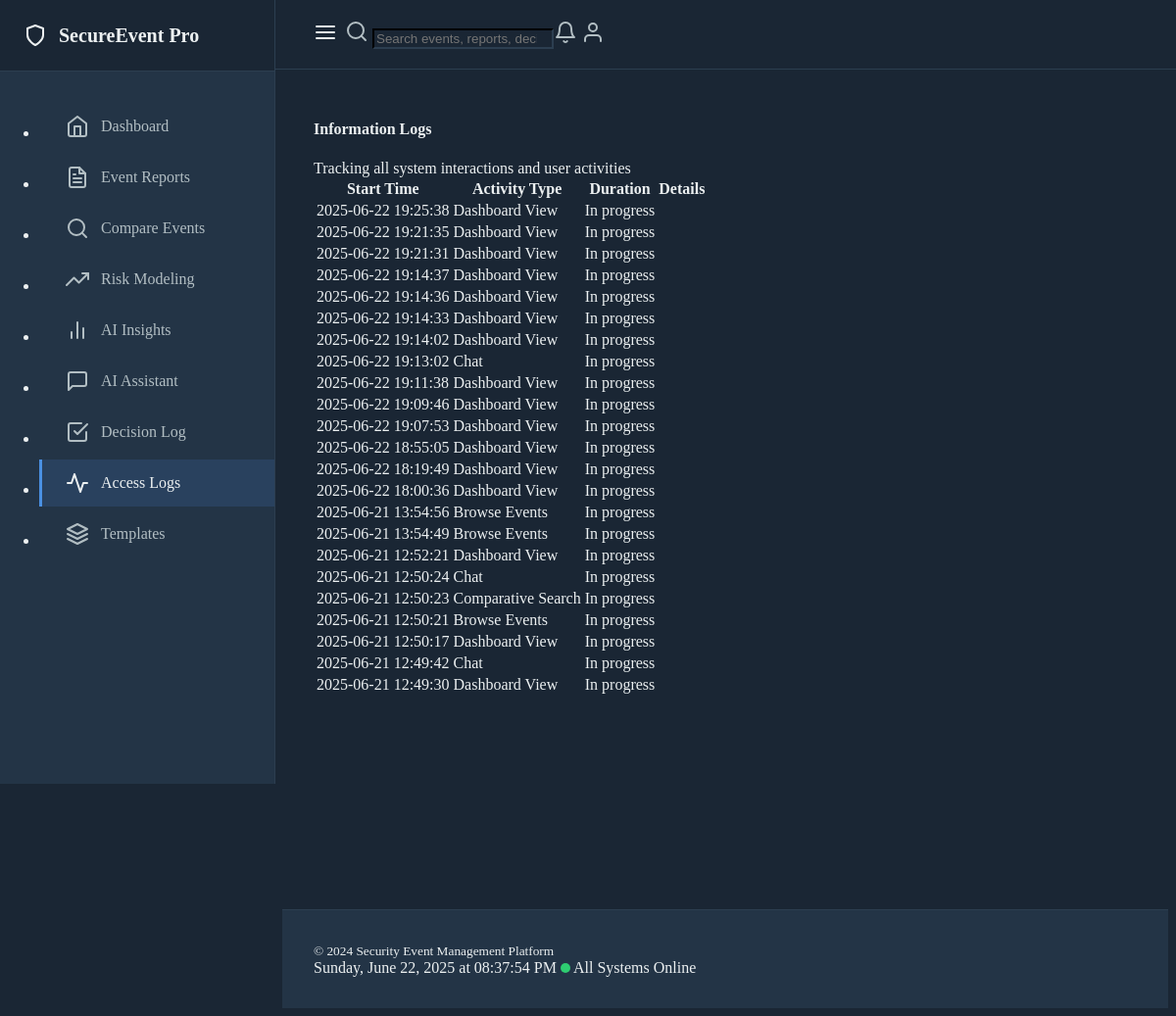
/access_logs, run on an earlier commit of the app's database.
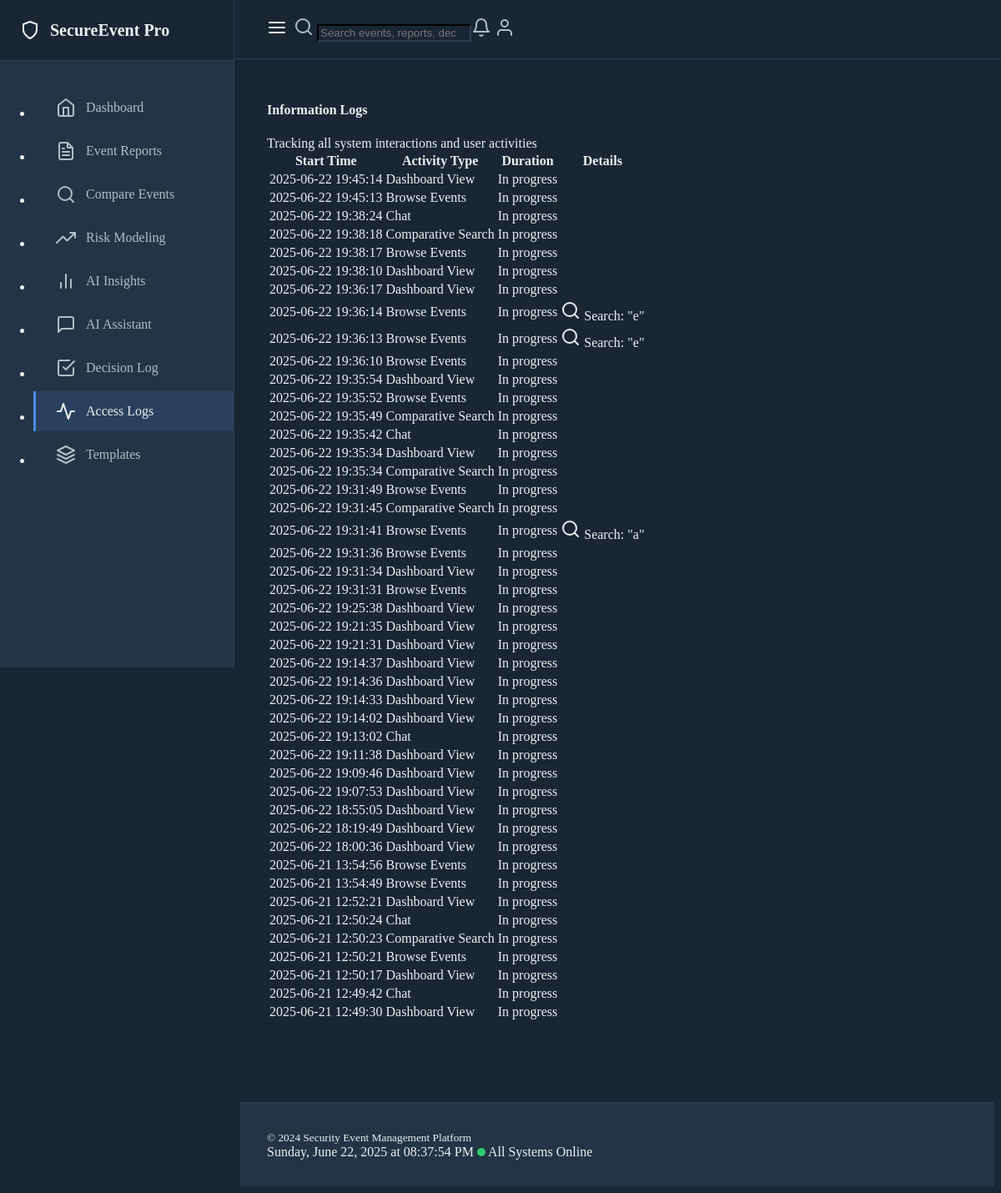
And on a later commit of the database.
### models.py (models this page shows, shortened)
class ActivityLog(db.Model):
    id = db.Column(db.Integer, primary_key=True)
    event_report_id = db.Column(db.Integer, db.ForeignKey('event_report.id'), nullable=True)
    activity_type = db.Column(db.String(50), nullable=False)
    started_at = db.Column(db.DateTime, default=datetime.utcnow)
    ended_at = db.Column(db.DateTime)
    duration_seconds = db.Column(db.Integer)
    user_identifier = db.Column(db.String(100))
    session_id = db.Column(db.String(100))
    search_query = db.Column(db.String(500))
    filters_applied = db.Column(db.JSON, default=dict)
    interaction_details = db.Column(db.JSON, default=dict)
    related_resources = db.Column(db.JSON, default=list)
    user_decisions = db.Column(db.JSON, default=list)
    notes = db.Column(db.Text)

### routes.py (the view)
@app.route("/access_logs")
def view_access_logs():
    logs = ActivityLog.query.order_by(ActivityLog.started_at.desc()).all()
    return render_template("access_log.html", logs=logs)

### routes.py (called while the page is built)
@app.before_request
def before_request():
    g.start_time = datetime.utcnow()
    g.activity_log = None

@app.after_request
def after_request(response):
    if hasattr(g, "activity_log") and g.activity_log:
        end_activity_tracking(g.activity_log)
    return response

### templates/access_log.html (shortened to what this page needs)
{% extends "base.html" %}
{% block content %}
<div class="container">
    <div class="d-flex justify-content-between align-items-center mb-4">
        <h4 class="mb-0">Information Logs</h4>
        <div class="text-muted">
            Tracking all system interactions and user activities
        </div>
    </div>
    <div class="table-responsive">
        <table class="table table-hover">
            <thead>
                <tr>
                    <th>Start Time</th>
                    <th>Activity Type</th>
                    <th>Duration</th>
                    <th>Details</th>
                </tr>
            </thead>
            <tbody>
                {% for log in logs %}
                <tr>
                    <td>{{ log.started_at.strftime('%Y-%m-%d %H:%M:%S') }}</td>
                    <td>
                        <span class="badge bg-{{ 'primary' if log.activity_type == 'view_report' else 'info' if log.activity_type == 'search' else 'secondary' }}">
                            {{ log.activity_type|replace('_', ' ')|title }}
                        </span>
                    </td>
                    <td>
                        {% if log.duration_seconds %}
                            {{ log.duration_seconds }} seconds
                        {% else %}
                            In progress
                        {% endif %}
                    </td>
                    <td>
                        {% if log.search_query %}
                            <div class="small text-muted">
                                <i data-feather="search" class="feather-sm me-1"></i>
                                Search: "{{ log.search_query }}"
                            </div>
                        {% endif %}
                    </td>
                </tr>
                {% endfor %}
            </tbody>
        </table>
    </div>
</div>
{% endblock %}

### templates/base.html (shortened to what this page needs)
<!DOCTYPE html>
<html lang="en" data-bs-theme="dark">
<head>
    <link href="https://cdn.replit.com/agent/bootstrap-agent-dark-theme.min.css" rel="stylesheet">
    <link href="https://cdn.jsdelivr.net/npm/feather-icons/dist/feather.min.css" rel="stylesheet">
</head>
<body>
    <div class="sidebar" id="sidebar">
        <div class="sidebar-header">
            <a href="/" class="sidebar-brand">
                <i data-feather="shield"></i>
                <span>SecureEvent Pro</span>
            </a>
        </div>
        <nav class="sidebar-nav">
            <ul class="nav flex-column">
                <li class="nav-item">
                    <a class="nav-link {{ 'active' if request.endpoint == 'dashboard' }}" href="{{ url_for('dashboard') }}">
                        <i data-feather="home"></i>
                        <span>Dashboard</span>
                    </a>
                </li>
                <li class="nav-item">
                    <a class="nav-link {{ 'active' if request.endpoint == 'index' }}" href="{{ url_for('index') }}">
                        <i data-feather="file-text"></i>
                        <span>Event Reports</span>
                    </a>
                </li>
                <li class="nav-item">
                    <a class="nav-link {{ 'active' if request.endpoint == 'comparative_search' }}" href="{{ url_for('comparative_search') }}">
                        <i data-feather="search"></i>
                        <span>Compare Events</span>
                    </a>
                </li>
                <li class="nav-item">
                    <a class="nav-link {{ 'active' if request.endpoint == 'modeling' }}" href="{{ url_for('modeling') }}">
                        <i data-feather="trending-up"></i>
                        <span>Risk Modeling</span>
                    </a>
                </li>
                <li class="nav-item">
                    <a class="nav-link {{ 'active' if request.endpoint == 'insights' }}" href="{{ url_for('insights') }}">
                        <i data-feather="bar-chart-2"></i>
                        <span>AI Insights</span>
                    </a>
                </li>
                <li class="nav-item">
                    <a class="nav-link {{ 'active' if request.endpoint == 'chat' }}" href="{{ url_for('chat') }}">
                        <i data-feather="message-square"></i>
                        <span>AI Assistant</span>
                    </a>
                </li>
                <li class="nav-item">
                    <a class="nav-link {{ 'active' if request.endpoint == 'decision_log' }}" href="{{ url_for('decision_log') }}">
                        <i data-feather="check-square"></i>
                        <span>Decision Log</span>
                    </a>
                </li>
                <li class="nav-item">
                    <a class="nav-link {{ 'active' if request.endpoint == 'view_access_logs' }}" href="{{ url_for('view_access_logs') }}">
                        <i data-feather="activity"></i>
                        <span>Access Logs</span>
                    </a>
                </li>
                <li class="nav-item">
                    <a class="nav-link {{ 'active' if request.endpoint == 'list_templates' }}" href="{{ url_for('list_templates') }}">
                        <i data-feather="layers"></i>
                        <span>Templates</span>
                    </a>
                </li>
            </ul>
        </nav>
    </div>
    <div class="flex-grow-1">
        <header class="top-header" id="topHeader">
            <button class="sidebar-toggle-btn" id="sidebarToggle">
                <i data-feather="menu"></i>
            </button>
            <div class="header-search flex-grow-1 mx-3 mx-md-4">
                <form class="d-flex" role="search">
                    <div class="input-group">
                        <span class="input-group-text bg-transparent border-end-0" id="search-addon"><i data-feather="search"></i></span>
                        <input class="form-control border-start-0" type="search" placeholder="Search events, reports, decisions..." aria-label="Search" aria-describedby="search-addon">
                    </div>
                </form>
            </div>
            <div class="header-actions d-flex align-items-center gap-3">
                <a href="#" class="nav-link"><i data-feather="bell"></i></a>
                <a href="#" class="nav-link"><i data-feather="user"></i></a>
            </div>
        </header>
        <main class="main-content" id="mainContent">
            {% block content %}{% endblock %}
        </main>
        <footer class="footer" id="footer">
            <div class="container-fluid d-flex justify-content-between align-items-center">
                <small>&copy; 2024 Security Event Management Platform</small>
                <div class="d-flex align-items-center gap-3">
                    <span id="current-date-time"></span>
                    <span class="status-indicator"></span>
                    <span>All Systems Online</span>
                </div>
            </div>
        </footer>
    </div>
</body>
</html>

### templates/base.html (style rules this page uses)
:root { --primary-color: #4A90E2; --secondary-color: #2C3E50; --accent-color: #3498DB; --background-dark: #1A2634; --card-bg: #233446; --text-primary: #ECF0F1; --text-secondary: #B2BEC3; }
body { background-color: var(--background-dark); color: var(--text-primary); }
.nav-link.active { color: var(--primary-color) !important; }
.footer { background-color: var(--card-bg); border-color: var(--secondary-color); }
.nav-link { font-weight: 500; }
.nav-link.active { color: var(--bs-primary) !important; }
.footer { margin-top: 4rem; margin-left: 280px; padding: 2rem; background: var(--card-bg); border-top: 1px solid var(--secondary-color); transition: margin-left 0.3s ease; }
.sidebar-toggle-btn { background: none; border: none; color: var(--text-primary); font-size: 1.25rem; padding: 0.5rem; cursor: pointer; border-radius: 4px; transition: background-color 0.2s ease; }
.main-content { min-height: calc(100vh - 280px); padding: 2rem 0; margin-left: 280px; transition: margin-left 0.3s ease; }
.sidebar { position: fixed; top: 0; left: 0; height: 100vh; width: 280px; background-color: var(--card-bg); border-right: 1px solid var(--secondary-color); z-index: 1000; overflow-y: auto; transition: all 0.3s ease; }
.sidebar-header { padding: 1.5rem; border-bottom: 1px solid var(--secondary-color); background-color: var(--background-dark); }
.sidebar-brand { display: flex; align-items: center; gap: 0.75rem; font-size: 1.25rem; font-weight: 600; color: var(--text-primary); text-decoration: none; }
.sidebar-nav { padding: 1rem 0; }
.sidebar-nav .nav-item { margin-bottom: 0.25rem; }
.sidebar-nav .nav-link { display: flex; align-items: center; gap: 0.75rem; padding: 0.75rem 1.5rem; color: var(--text-secondary); text-decoration: none; transition: all 0.2s ease; border-left: 3px solid transparent; white-space: nowrap; }
.sidebar-nav .nav-link.active { background-color: rgba(74, 144, 226, 0.15); color: var(--primary-color); border-left-color: var(--primary-color); }
.header-search .form-control { background-color: var(--background-dark); border-color: var(--secondary-color); color: var(--text-primary); }
.header-search .input-group-text { border-color: var(--secondary-color); color: var(--text-secondary); }
.header-actions .nav-link { color: var(--text-secondary); }
.status-indicator { display: inline-block; width: 10px; height: 10px; background-color: #2ECC71; border-radius: 50%; animation: pulse 2s infinite; }
.top-header { position: fixed; top: 0; left: 280px; right: 0; height: 70px; background-color: var(--background-dark); border-bottom: 1px solid var(--secondary-color); z-index: 999; display: flex; align-items: center; padding: 0 2rem; transition: left 0.3s ease; }
.main-content { margin-top: 70px; margin-left: 280px; min-height: calc(100vh - 70px); padding: 2rem; transition: margin-left 0.3s ease; }
.badge { font-weight: 500; }

What changed in the data, as far as the page shows it:
added ActivityLog: started_at "2025-06-22 19:45:14", activity_type "Dashboard View", duration_seconds "In progress"
added ActivityLog: started_at "2025-06-22 19:45:13", activity_type "Browse Events", duration_seconds "In progress"
added ActivityLog: started_at "2025-06-22 19:38:24", activity_type "Chat", duration_seconds "In progress"
added ActivityLog: started_at "2025-06-22 19:38:18", activity_type "Comparative Search", duration_seconds "In progress"
added ActivityLog: started_at "2025-06-22 19:38:17", activity_type "Browse Events", duration_seconds "In progress"
added ActivityLog: started_at "2025-06-22 19:38:10", activity_type "Dashboard View", duration_seconds "In progress"
added ActivityLog: started_at "2025-06-22 19:36:17", activity_type "Dashboard View", duration_seconds "In progress"
added ActivityLog: started_at "2025-06-22 19:36:14", activity_type "Browse Events", duration_seconds "In progress", search_query "e"
added ActivityLog: started_at "2025-06-22 19:36:13", activity_type "Browse Events", duration_seconds "In progress", search_query "e"
added ActivityLog: started_at "2025-06-22 19:36:10", activity_type "Browse Events", duration_seconds "In progress"
added ActivityLog: started_at "2025-06-22 19:35:54", activity_type "Dashboard View", duration_seconds "In progress"
added ActivityLog: started_at "2025-06-22 19:35:52", activity_type "Browse Events", duration_seconds "In progress"
added ActivityLog: started_at "2025-06-22 19:35:49", activity_type "Comparative Search", duration_seconds "In progress"
added ActivityLog: started_at "2025-06-22 19:35:42", activity_type "Chat", duration_seconds "In progress"
added ActivityLog: started_at "2025-06-22 19:35:34", activity_type "Dashboard View", duration_seconds "In progress"
added ActivityLog: started_at "2025-06-22 19:35:34", activity_type "Comparative Search", duration_seconds "In progress"
added ActivityLog: started_at "2025-06-22 19:31:49", activity_type "Browse Events", duration_seconds "In progress"
added ActivityLog: started_at "2025-06-22 19:31:45", activity_type "Comparative Search", duration_seconds "In progress"
added ActivityLog: started_at "2025-06-22 19:31:41", activity_type "Browse Events", duration_seconds "In progress", search_query "a"
added ActivityLog: started_at "2025-06-22 19:31:36", activity_type "Browse Events", duration_seconds "In progress"
added ActivityLog: started_at "2025-06-22 19:31:34", activity_type "Dashboard View", duration_seconds "In progress"
added ActivityLog: started_at "2025-06-22 19:31:31", activity_type "Browse Events", duration_seconds "In progress"
